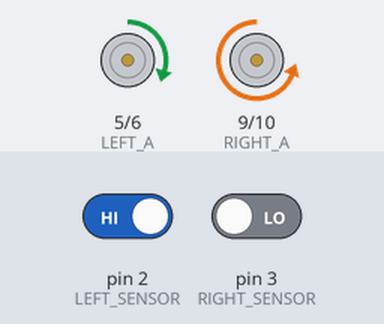
This sketch was run on a simulated Arduino Nano, built with avr-gcc and run on an emulated ATmega328P. Parts: motor-driver pin pairs drawn as motors (green arrow = first pin HIGH = forward, orange = second pin HIGH = backward, longer = more drive). Inputs (shaded band) come from the test bench; at power-on: pin 2 (LEFT_SENSOR) HIGH, pin 3 (RIGHT_SENSOR) LOW.

Above: at 1.2 s.
1.3 s: pin 2 (LEFT_SENSOR) driven LOW
At 2.6 s:
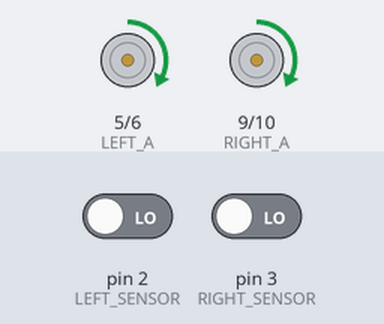
2.9 s: pin 3 (RIGHT_SENSOR) driven HIGH
At 3.5 s:
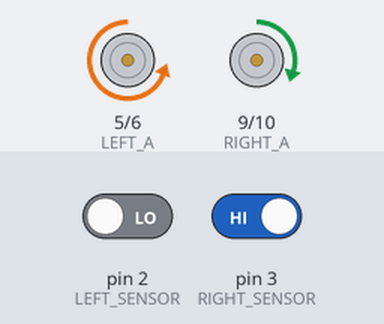
4.4 s: pin 2 (LEFT_SENSOR) driven HIGH and pin 3 (RIGHT_SENSOR) driven LOW
At 5.6 s:
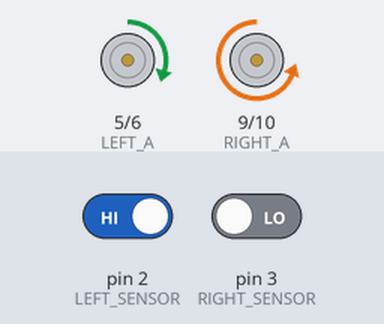
6.0 s: pin 2 (LEFT_SENSOR) driven LOW and pin 3 (RIGHT_SENSOR) driven HIGH
At 6.9 s:
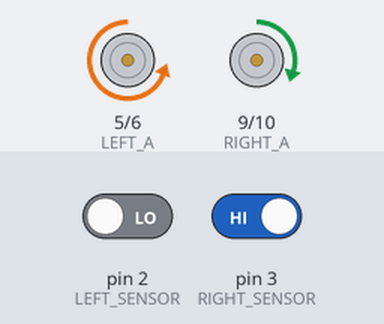
Timing chart, 0 to 8.6 s (numbered marks = the images above; inputs shaded):
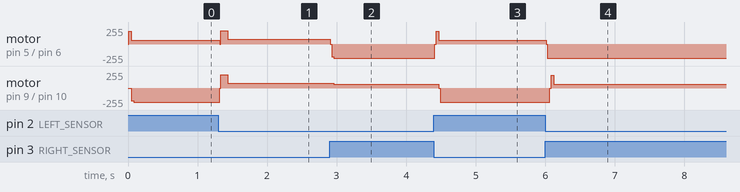

The sketch:

line_follower.ino
```cpp
// LEGO LINE FOLLOWER
// Stable Sensors + Turning + Recovery Boost

const int LEFT_SENSOR = 2;
const int RIGHT_SENSOR = 3;

const int LEFT_A = 5;
const int LEFT_B = 6;
const int RIGHT_A = 9;
const int RIGHT_B = 10;

// SPEEDS (0-255)
const int RUN_SPEED = 70;
const int REVERSE_TURN_SPEED = 210;
const int FORWARD_TURN_SPEED = 60;

// MOTOR KICKSTART
const int START_SPEED = 190;
const int KICK_TIME = 35;
const int REVERSE_PAUSE = 20;

// BOOST WHEN RETURNING TO STRAIGHT
const int RECOVERY_SPEED = 200;
const int RECOVERY_TIME = 100;

// SENSOR STATES
const int BLACK = LOW;
const int WHITE = HIGH;

// Movement states
const int STRAIGHT = 0;
const int LEFT_TURN = 1;
const int RIGHT_TURN = 2;

int currentMovement = STRAIGHT;

int leftDirection = 0;
int rightDirection = 0;

void setup() {
  pinMode(LEFT_SENSOR, INPUT);
  pinMode(RIGHT_SENSOR, INPUT);

  pinMode(LEFT_A, OUTPUT);
  pinMode(LEFT_B, OUTPUT);
  pinMode(RIGHT_A, OUTPUT);
  pinMode(RIGHT_B, OUTPUT);

  stopMotors();
}

void loop() {
  int left = readStable(LEFT_SENSOR);
  int right = readStable(RIGHT_SENSOR);

  int nextMovement = STRAIGHT;

  if (left == BLACK && right == WHITE) {
    nextMovement = LEFT_TURN;
  }
  else if (left == WHITE && right == BLACK) {
    nextMovement = RIGHT_TURN;
  }

  // Returning to straight after a correction
  if (nextMovement == STRAIGHT &&
      currentMovement != STRAIGHT) {

    recoveryBoost();
  }

  if (nextMovement == LEFT_TURN) {
    turnLeft();
  }
  else if (nextMovement == RIGHT_TURN) {
    turnRight();
  }
  else {
    forward();
  }

  currentMovement = nextMovement;
}

// Majority vote from 5 sensor readings
int readStable(int pin) {
  int total = 0;

  for (int i = 0; i < 5; i++) {
    total += digitalRead(pin);
    delay(1);
  }

  return total >= 3 ? HIGH : LOW;
}

// Drive a motor with direction-change kickstart
void setMotor(int pinA, int pinB,
              int speed, int &lastDirection) {

  int newDirection = 0;

  if (speed > 0) newDirection = 1;
  if (speed < 0) newDirection = -1;

  if (newDirection != 0 &&
      newDirection != lastDirection) {

    analogWrite(pinA, 0);
    analogWrite(pinB, 0);

    if (lastDirection != 0) {
      delay(REVERSE_PAUSE);
    }

    if (newDirection == 1) {
      analogWrite(pinA, START_SPEED);
      analogWrite(pinB, 0);
    }
    else {
      analogWrite(pinA, 0);
      analogWrite(pinB, START_SPEED);
    }

    delay(KICK_TIME);
  }

  if (speed > 0) {
    analogWrite(pinA, speed);
    analogWrite(pinB, 0);
  }
  else if (speed < 0) {
    analogWrite(pinA, 0);
    analogWrite(pinB, -speed);
  }
  else {
    analogWrite(pinA, 0);
    analogWrite(pinB, 0);
  }

  lastDirection = newDirection;
}

void setLeftMotor(int speed) {
  setMotor(LEFT_A, LEFT_B, speed, leftDirection);
}

void setRightMotor(int speed) {
  setMotor(RIGHT_A, RIGHT_B, speed, rightDirection);
}

// Briefly boost BOTH wheels forward
void recoveryBoost() {
  // Stop both wheels before reversing directions
  analogWrite(LEFT_A, 0);
  analogWrite(LEFT_B, 0);
  analogWrite(RIGHT_A, 0);
  analogWrite(RIGHT_B, 0);

  delay(REVERSE_PAUSE);

  // Drive both forward together
  analogWrite(LEFT_A, RECOVERY_SPEED);
  analogWrite(LEFT_B, 0);
  analogWrite(RIGHT_A, RECOVERY_SPEED);
  analogWrite(RIGHT_B, 0);

  delay(RECOVERY_TIME);

  // Both wheels are now moving forward
  leftDirection = 1;
  rightDirection = 1;
}

void forward() {
  setLeftMotor(RUN_SPEED);
  setRightMotor(RUN_SPEED);
}

void turnLeft() {
  setLeftMotor(-REVERSE_TURN_SPEED);
  setRightMotor(FORWARD_TURN_SPEED);
}

void turnRight() {
  setLeftMotor(FORWARD_TURN_SPEED);
  setRightMotor(-REVERSE_TURN_SPEED);
}

void stopMotors() {
  analogWrite(LEFT_A, 0);
  analogWrite(LEFT_B, 0);
  analogWrite(RIGHT_A, 0);
  analogWrite(RIGHT_B, 0);

  leftDirection = 0;
  rightDirection = 0;
}
```

Measured:
- after the input at 1.3 s, motor on pin 5 (LEFT_A) / pin 6 (LEFT_B): forward 60/255 → forward 200/255 at once, → forward 70/255 0.12 s later; motor on pin 9 (RIGHT_A) / pin 10 (RIGHT_B): backward 210/255 → forward 200/255 at once, → forward 70/255 0.12 s later
- after the input at 2.9 s, motor on pin 5 (LEFT_A) / pin 6 (LEFT_B): forward 70/255 → backward 210/255 at once; motor on pin 9 (RIGHT_A) / pin 10 (RIGHT_B): forward 70/255 → forward 60/255 after 0.06 s
- after the input at 4.4 s, motor on pin 5 (LEFT_A) / pin 6 (LEFT_B): backward 210/255 → forward 60/255 at once; motor on pin 9 (RIGHT_A) / pin 10 (RIGHT_B): forward 60/255 → backward 210/255 after 0.07 s
- after the input at 6.0 s, motor on pin 5 (LEFT_A) / pin 6 (LEFT_B): forward 60/255 → backward 210/255 at once; motor on pin 9 (RIGHT_A) / pin 10 (RIGHT_B): backward 210/255 → forward 60/255 after 0.07 s
